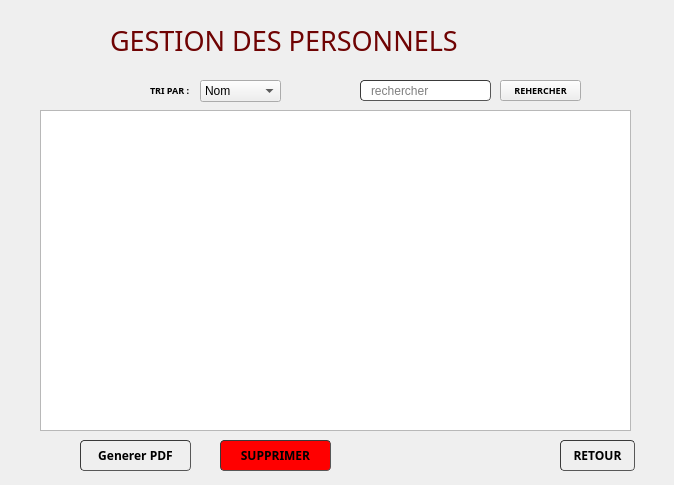
<?xml version="1.0" encoding="UTF-8"?>
<ui version="4.0">
 <class>AFFICHAGE_PERSONNEL</class>
 <widget class="QWidget" name="AFFICHAGE_PERSONNEL">
  <property name="geometry">
   <rect>
    <x>0</x>
    <y>0</y>
    <width>674</width>
    <height>485</height>
   </rect>
  </property>
  <property name="windowTitle">
   <string>Form</string>
  </property>
  <widget class="QStackedWidget" name="stackedWidget">
   <property name="geometry">
    <rect>
     <x>30</x>
     <y>20</y>
     <width>651</width>
     <height>481</height>
    </rect>
   </property>
   <widget class="QWidget" name="page">
    <widget class="QPushButton" name="search">
     <property name="geometry">
      <rect>
       <x>470</x>
       <y>60</y>
       <width>81</width>
       <height>21</height>
      </rect>
     </property>
     <property name="font">
      <font>
       <family>Century Gothic</family>
       <pointsize>7</pointsize>
       <weight>75</weight>
       <bold>true</bold>
      </font>
     </property>
     <property name="text">
      <string>REHERCHER</string>
     </property>
     <property name="iconSize">
      <size>
       <width>20</width>
       <height>20</height>
      </size>
     </property>
    </widget>
    <widget class="QComboBox" name="comboBox">
     <property name="geometry">
      <rect>
       <x>170</x>
       <y>60</y>
       <width>81</width>
       <height>22</height>
      </rect>
     </property>
     <property name="styleSheet">
      <string notr="true"/>
     </property>
     <item>
      <property name="text">
       <string>Nom</string>
      </property>
     </item>
     <item>
      <property name="text">
       <string>Departement</string>
      </property>
     </item>
    </widget>
    <widget class="QLabel" name="label_3">
     <property name="geometry">
      <rect>
       <x>120</x>
       <y>60</y>
       <width>41</width>
       <height>21</height>
      </rect>
     </property>
     <property name="font">
      <font>
       <family>Century Gothic</family>
       <pointsize>7</pointsize>
       <weight>75</weight>
       <bold>true</bold>
      </font>
     </property>
     <property name="text">
      <string>TRI PAR :</string>
     </property>
    </widget>
    <widget class="QLabel" name="label">
     <property name="geometry">
      <rect>
       <x>80</x>
       <y>0</y>
       <width>471</width>
       <height>41</height>
      </rect>
     </property>
     <property name="font">
      <font>
       <family>Century Gothic</family>
       <pointsize>20</pointsize>
       <weight>50</weight>
       <bold>false</bold>
      </font>
     </property>
     <property name="text">
      <string>&lt;html&gt;&lt;head/&gt;&lt;body&gt;&lt;p&gt;&lt;span style=&quot; color:#6f0303;&quot;&gt;GESTION DES PERSONNELS&lt;/span&gt;&lt;/p&gt;&lt;/body&gt;&lt;/html&gt;</string>
     </property>
    </widget>
    <widget class="QPushButton" name="annuler">
     <property name="geometry">
      <rect>
       <x>530</x>
       <y>420</y>
       <width>75</width>
       <height>31</height>
      </rect>
     </property>
     <property name="font">
      <font>
       <family>Century Gothic</family>
       <weight>75</weight>
       <bold>true</bold>
      </font>
     </property>
     <property name="styleSheet">
      <string notr="true">	border-width: 1px; border-radius: 4px;
	border-color: rgb(58, 58, 58);
	border-style: inset;
	padding: 0 8px;


	selection-color: rgb(60, 63, 65);</string>
     </property>
     <property name="text">
      <string>RETOUR</string>
     </property>
    </widget>
    <widget class="QLineEdit" name="recherche">
     <property name="geometry">
      <rect>
       <x>330</x>
       <y>60</y>
       <width>131</width>
       <height>21</height>
      </rect>
     </property>
     <property name="styleSheet">
      <string notr="true">	border-width: 1px; border-radius: 4px;
	border-color: rgb(58, 58, 58);
	border-style: inset;
	padding: 0 8px;


	selection-background-color: rgb(187, 187, 187);
	selection-color: rgb(60, 63, 65);</string>
     </property>
     <property name="placeholderText">
      <string>rechercher</string>
     </property>
    </widget>
    <widget class="QPushButton" name="supprimer">
     <property name="geometry">
      <rect>
       <x>190</x>
       <y>420</y>
       <width>111</width>
       <height>31</height>
      </rect>
     </property>
     <property name="font">
      <font>
       <family>Century Gothic</family>
       <weight>75</weight>
       <bold>true</bold>
      </font>
     </property>
     <property name="styleSheet">
      <string notr="true">	border-width: 1px; border-radius: 4px;
	border-color: rgb(58, 58, 58);
	border-style: inset;
	padding: 0 8px;
	background-color: red;

	selection-color: rgb(60, 63, 65);</string>
     </property>
     <property name="text">
      <string>SUPPRIMER</string>
     </property>
     <property name="icon">
      <iconset>
       <normaloff>:/logo/delete.png</normaloff>:/logo/delete.png</iconset>
     </property>
    </widget>
    <widget class="QTableView" name="tableView">
     <property name="geometry">
      <rect>
       <x>10</x>
       <y>90</y>
       <width>591</width>
       <height>321</height>
      </rect>
     </property>
     <property name="styleSheet">
      <string notr="true"/>
     </property>
    </widget>
    <widget class="QPushButton" name="PDF">
     <property name="geometry">
      <rect>
       <x>50</x>
       <y>420</y>
       <width>111</width>
       <height>31</height>
      </rect>
     </property>
     <property name="font">
      <font>
       <family>Century Gothic</family>
       <weight>75</weight>
       <bold>true</bold>
      </font>
     </property>
     <property name="styleSheet">
      <string notr="true">	border-width: 1px; border-radius: 4px;
	border-color: rgb(58, 58, 58);
	border-style: inset;
	padding: 0 8px;


	selection-color: rgb(60, 63, 65);</string>
     </property>
     <property name="text">
      <string>Generer PDF</string>
     </property>
     <property name="icon">
      <iconset>
       <normaloff>:/logo/delete.png</normaloff>:/logo/delete.png</iconset>
     </property>
    </widget>
    <zorder>comboBox</zorder>
    <zorder>label_3</zorder>
    <zorder>label</zorder>
    <zorder>annuler</zorder>
    <zorder>recherche</zorder>
    <zorder>supprimer</zorder>
    <zorder>tableView</zorder>
    <zorder>search</zorder>
    <zorder>PDF</zorder>
   </widget>
   <widget class="QWidget" name="page_2">
    <widget class="QLineEdit" name="cin">
     <property name="geometry">
      <rect>
       <x>280</x>
       <y>140</y>
       <width>151</width>
       <height>20</height>
      </rect>
     </property>
     <property name="styleSheet">
      <string notr="true">	border-width: 1px; border-radius: 4px;
	border-color: rgb(58, 58, 58);
	border-style: inset;
	padding: 0 8px;


	selection-color: rgb(60, 63, 65);</string>
     </property>
    </widget>
    <widget class="QComboBox" name="departement">
     <property name="geometry">
      <rect>
       <x>286</x>
       <y>230</y>
       <width>69</width>
       <height>22</height>
      </rect>
     </property>
    </widget>
    <widget class="QPushButton" name="Annuler">
     <property name="geometry">
      <rect>
       <x>470</x>
       <y>370</y>
       <width>111</width>
       <height>41</height>
      </rect>
     </property>
     <property name="styleSheet">
      <string notr="true">	border-width: 1px; border-radius: 4px;
	border-color: rgb(58, 58, 58);
	border-style: inset;
	padding: 0 8px;


	selection-color: rgb(60, 63, 65);</string>
     </property>
     <property name="text">
      <string>Retour</string>
     </property>
     <property name="icon">
      <iconset>
       <normaloff>:/icons/icons8_back_to_200px.png</normaloff>:/icons/icons8_back_to_200px.png</iconset>
     </property>
    </widget>
    <widget class="QLabel" name="label_2">
     <property name="geometry">
      <rect>
       <x>176</x>
       <y>180</y>
       <width>51</width>
       <height>16</height>
      </rect>
     </property>
     <property name="font">
      <font>
       <family>Century Gothic</family>
       <pointsize>9</pointsize>
       <weight>75</weight>
       <bold>true</bold>
      </font>
     </property>
     <property name="text">
      <string>Poste :</string>
     </property>
    </widget>
    <widget class="QLabel" name="text_cin">
     <property name="geometry">
      <rect>
       <x>250</x>
       <y>160</y>
       <width>211</width>
       <height>20</height>
      </rect>
     </property>
     <property name="text">
      <string/>
     </property>
    </widget>
    <widget class="QLabel" name="text_poste">
     <property name="geometry">
      <rect>
       <x>250</x>
       <y>200</y>
       <width>171</width>
       <height>20</height>
      </rect>
     </property>
     <property name="text">
      <string/>
     </property>
    </widget>
    <widget class="QLabel" name="text2">
     <property name="geometry">
      <rect>
       <x>249</x>
       <y>280</y>
       <width>181</width>
       <height>20</height>
      </rect>
     </property>
     <property name="text">
      <string/>
     </property>
    </widget>
    <widget class="QLabel" name="label_9">
     <property name="geometry">
      <rect>
       <x>176</x>
       <y>140</y>
       <width>41</width>
       <height>16</height>
      </rect>
     </property>
     <property name="font">
      <font>
       <family>Century Gothic</family>
       <pointsize>9</pointsize>
       <weight>75</weight>
       <bold>true</bold>
      </font>
     </property>
     <property name="text">
      <string>CIN :</string>
     </property>
    </widget>
    <widget class="QLineEdit" name="poste">
     <property name="geometry">
      <rect>
       <x>280</x>
       <y>180</y>
       <width>151</width>
       <height>20</height>
      </rect>
     </property>
     <property name="styleSheet">
      <string notr="true">	border-width: 1px; border-radius: 4px;
	border-color: rgb(58, 58, 58);
	border-style: inset;
	padding: 0 8px;


	selection-color: rgb(60, 63, 65);</string>
     </property>
    </widget>
    <widget class="QLabel" name="label_11">
     <property name="geometry">
      <rect>
       <x>176</x>
       <y>230</y>
       <width>111</width>
       <height>16</height>
      </rect>
     </property>
     <property name="font">
      <font>
       <family>Century Gothic</family>
       <pointsize>9</pointsize>
       <weight>75</weight>
       <bold>true</bold>
      </font>
     </property>
     <property name="text">
      <string>Departement :</string>
     </property>
    </widget>
    <widget class="QPushButton" name="Valider">
     <property name="geometry">
      <rect>
       <x>330</x>
       <y>370</y>
       <width>111</width>
       <height>41</height>
      </rect>
     </property>
     <property name="font">
      <font>
       <weight>75</weight>
       <bold>true</bold>
      </font>
     </property>
     <property name="styleSheet">
      <string notr="true">	border-width: 1px; border-radius: 4px;
	border-color: rgb(58, 58, 58);
	border-style: inset;
	padding: 0 8px;
background-color: green;

	selection-color: rgb(60, 63, 65);</string>
     </property>
     <property name="text">
      <string>Modifier</string>
     </property>
     <property name="icon">
      <iconset>
       <normaloff>:/icons/icons8_checkmark_96px.png</normaloff>:/icons/icons8_checkmark_96px.png</iconset>
     </property>
    </widget>
    <widget class="QLabel" name="label_7">
     <property name="geometry">
      <rect>
       <x>70</x>
       <y>20</y>
       <width>341</width>
       <height>61</height>
      </rect>
     </property>
     <property name="font">
      <font>
       <family>Century Gothic</family>
       <pointsize>16</pointsize>
       <weight>50</weight>
       <bold>false</bold>
      </font>
     </property>
     <property name="text">
      <string>&lt;html&gt;&lt;head/&gt;&lt;body&gt;&lt;p&gt;&lt;span style=&quot; color:#6f0303;&quot;&gt;MODIFIER LE PERSONNEL :&lt;/span&gt;&lt;/p&gt;&lt;/body&gt;&lt;/html&gt;</string>
     </property>
     <property name="textFormat">
      <enum>Qt::RichText</enum>
     </property>
    </widget>
    <widget class="QLabel" name="cintex">
     <property name="geometry">
      <rect>
       <x>420</x>
       <y>20</y>
       <width>121</width>
       <height>61</height>
      </rect>
     </property>
     <property name="font">
      <font>
       <family>Nueva Std</family>
       <pointsize>18</pointsize>
       <weight>75</weight>
       <bold>true</bold>
      </font>
     </property>
     <property name="text">
      <string/>
     </property>
     <property name="textFormat">
      <enum>Qt::RichText</enum>
     </property>
    </widget>
   </widget>
  </widget>
 </widget>
 <resources/>
 <connections/>
</ui>
